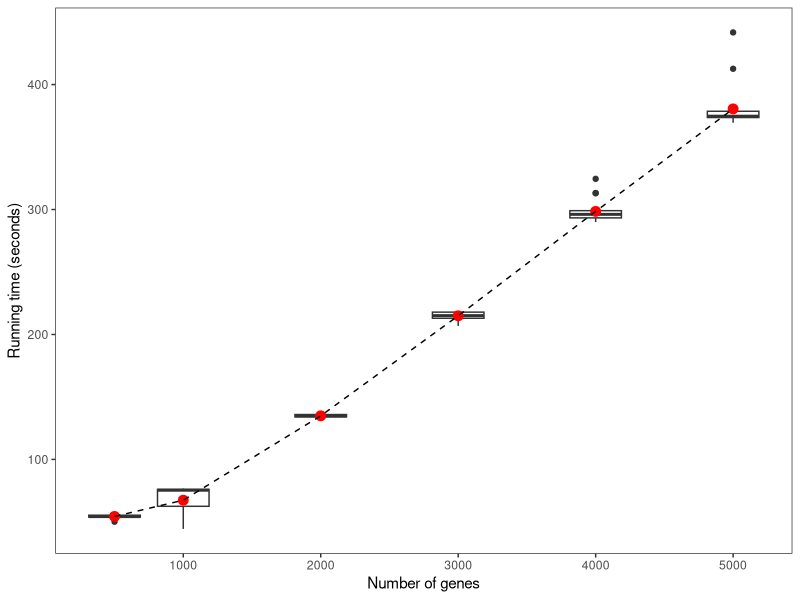

The R source for this figure: (Note: this script raises an error after producing the figure.)
m500 = read.table(file = "scalability_test/result_p/p_500.txt")[1:20,]
m500 = cbind(rep(500, 20), m500)

m1000 = read.table(file = "scalability_test/result_p/p_1000.txt")[1:20,]
m1000 = cbind(rep(1000, 20), m1000)

m2000 = read.table(file = "scalability_test/result_p/p_2000.txt")[1:20,]
m2000 = cbind(rep(2000, 20), m2000)

m3000 = read.table(file = "scalability_test/result_p/p_3000.txt")[1:20,]
m3000 = cbind(rep(3000, 20), m3000)

m4000 = read.table(file = "scalability_test/result_p/p_4000.txt")[1:20,]
m4000 = cbind(rep(4000, 20), m4000)

m5000 = read.table(file = "scalability_test/result_p/p_5000.txt")[1:20,]
m5000 = cbind(rep(5000, 20), m5000)

m6000 = read.table(file = "scalability_test/result_p/p_6000.txt")[1:20,]
m6000 = cbind(rep(6000, 20), m6000)

m7000 = read.table(file = "scalability_test/result_p/p_7000.txt")[1:20,]
m7000 = cbind(rep(7000, 20), m7000)

run_time = as.data.frame(rbind(m500, m1000, m2000, m3000, m4000, m5000))
colnames(run_time) = c("p", "time")
run_time$time = as.numeric(run_time$time)*10


df = aggregate(run_time$time, list(run_time$p), FUN=mean)
colnames(df) = c("p", "time")


library(ggplot2)
p3 = ggplot() + geom_boxplot(data = run_time, aes(x = p, y = time, group = p)) + 
  geom_point(data = df, aes(x = p, y = time), color = "red", size = 3) + 
  geom_line(data = df, aes(x = p, y = time), linetype = 2) + theme_bw() + 
  xlab("Number of genes") + ylab("Running time (seconds)") +
  theme(panel.grid = element_blank()) 


test = data.frame(X= c(0.5, (1:5)), Y = df$time)
model = lm(Y ~ X, data = test)
summary(model)



library(cowplot)
p <- plot_grid(p2, p3, labels=c('(a)', '(b)'))

gg = ggdraw() + 
  draw_plot(p2, x=0, y=0, width = 1/2, height = 1, scale = 1) +
  draw_plot(p3, x=1/2, y=0, width = 1/2, height = 1, scale = 1) 

#plotLegend = plot_complete(500, legend.position = "bottom")
#legend = get_legend(plotLegend[[1]])

#plot_final = plot_grid(gg, legend, nrow = 2,rel_heights = c(9, 1))

#ggsave(gg, filename = "scalability_test/runtime.pdf", width = 8, height = 3)
ggsave(p, filename = "scalability_test/runtime.pdf", width = 8, height = 3)
